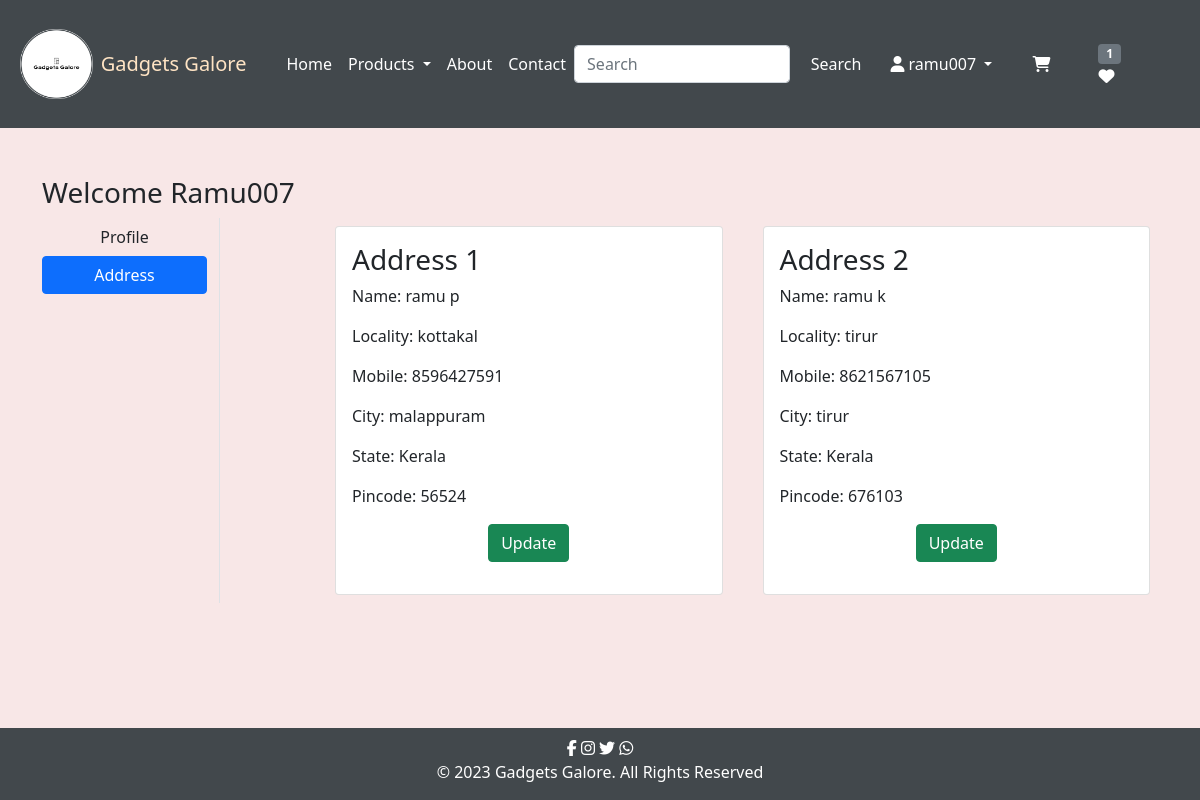
The page /address/ (signed in) on the database its author committed.
### app/models.py (models this page shows, shortened)
class Customer(models.Model):
    user = models.ForeignKey(User,on_delete=models.CASCADE)
    name = models.CharField(max_length=200)
    locality = models.CharField(max_length=200)
    city = models.CharField(max_length=50)
    mobile = models.IntegerField(default=0)
    state = models.CharField(choices=STATE_CHOICES,max_length=100)
    pincode = models.IntegerField()

### app/views.py (the view)
# urls.py: path('address/',views.address, name='address'),
@login_required
def address(request):
    addr = Customer.objects.filter(user=request.user)
    totalitem = 0
    wishitem = 0
    if request.user.is_authenticated:
         totalitem = len(Cart.objects.filter(user=request.user))
         wishitem = len(Wishlist.objects.filter(user=request.user))
    return render(request, 'app/address.html',locals())

### app/templates/app/address.html (shortened to what this page needs)
{% extends 'app/base.html' %}
{% load static %}
{% block main-content %}
<div class="container my-5">
    <div class="row">
        <h3>Welcome <span class="text-capitalize">{{request.user}}</span></h3>
        <div class="col-sm-2 border-end">
            <ul class="list-unstyled">
                <li class="d-grid"><a href="{% url 'profile' %}" class="btn ">Profile</a></li>
                <li class="d-grid"><a href="{% url 'address' %}" class="btn btn-primary">Address</a></li>
            </ul>
        </div>
        <div class="col-sm-9 offset-sm-1">
            <div class="row">
                {% for ad in addr %}
                <div class="col-sm-6">
                    <div class="card m-2">
                        <div class="card-body">
                            <h3>Address {{forloop.counter}}</h3>
                            <p>Name: {{ad.name}}</p>
                            <p>Locality: {{ad.locality}}</p>
                            <p>Mobile: {{ad.mobile}}</p>
                            <p>City: {{ad.city}}</p>
                            <p>State: {{ad.state}}</p>
                            <p>Pincode: {{ad.pincode}}</p>
                            <p class="text-center"><a href="{% url 'updateAddress' pk=ad.id %}" type="button" class="btn btn-success">Update</a></p>
                        </div>
                    </div>
                </div>
                {% endfor %}
            </div>
        </div>
    </div>
</div>
{% endblock main-content %}

### app/templates/app/base.html (shortened to what this page needs)
<!DOCTYPE html>
{% load static %}
<html lang="en">
<head>
    <link href="https://cdn.jsdelivr.net/npm/bootstrap@5.0.2/dist/css/bootstrap.min.css" rel="stylesheet">
    <link rel="stylesheet" href="{% static 'app/css/style_1.css' %}">
</head>
<body style="background-color: #F8E7E7;">
    <nav class="navbar navbar-expand-lg navbar-light px-2" style="background-color: #42484c">
        <div class="container-fluid">
          <div class="row col-lg-1 col-3 col-md-2">
            <img src="{% static 'app/images/logo/logo_1.png' %}" alt="Logo" width="100px" height="70px">
          </div>
          <a class="navbar-brand mx-2 " href="#" style="color: bisque;">Gadgets Galore</a>
          <div class="container-fluid p-4">
            <div class="collapse navbar-collapse" id="navbarSupportedContent">
              <ul class="navbar-nav me-auto mb-2 mb-lg-0">
                {% if request.user.is_authenticated %}
                <li class="nav-item">
                  <a class="nav-link active text-white" aria-current="page" href="/">Home</a>
                </li>
                <li class="nav-item dropdown">
                  <a class="nav-link dropdown-toggle text-white" href="#" id="navbarDropdown" role="button" data-bs-toggle="dropdown" aria-expanded="false">
                    Products
                  </a>
                </li>
                <li class="nav-item">
                  <a class="nav-link text-white" href="{% url 'about' %}" >About</a>
                </li>
                <li class="nav-item">
                  <a class="nav-link text-white" href="{% url 'contact' %}" >Contact</a>
                </li>
              </ul>
              <form class="d-flex" role="search" action="/search">
                <input class="form-control me-2" type="search" placeholder="Search" name="search" aria-label="Search">
                <button class="btn btn-outline-white" type="submit" style="color: white;">Search</button>
              </form>
              <li class="nav-item dropdown" style="list-style-type: none;">
                <a class="nav-link dropdown-toggle text-white" href="#" id="navbarDropdown" role="button" data-bs-toggle="dropdown" aria-expanded="false">
                  <i class="fa-solid fa-user"></i>
                 {{request.user}}
                </a>
              </li>
              <li class="nav-item mx-2" style="list-style-type: none;">
                  <a href="{% url 'showcart' %}" class="nav-link text-white"> <i class="fa-solid fa-cart-shopping"></i> </a>
              </li>
              <li class="nav-item mx-2" style="list-style-type: none;">
                <a href="{% url 'showwishlist' %}" class="nav-link text-white"><span class="badge bg-secondary">{% if wishitem > 0 %} {{wishitem}} {% endif %}</span>  <i class="fa fa-heart"></i></a>
             </li>
             {% endif %}
            </div>
          </div>
        </div>
    </nav>
    {% block main-content %}{% endblock main-content %}
    <footer class="fixed-bottom" style="background-color: #42484c" >
        <div class="container">
            <div class="text-center">
                  <div class="col-md-12 pt-2 text-center text-white">
                      <a href="https://www.facebook.com/" style="text-decoration: none;color:white;" ><i class="fa-brands fa-facebook-f"></i></a>
                      <a href="https://www.instagram.com/" style="text-decoration: none;color:white;" ><i class="fa-brands fa-instagram"></i></a>
                      <a href="https://twitter.com/" style="text-decoration: none;color:white;" ><i class="fa-brands fa-twitter"></i></a>
                      <a href="https://wa.me/00000" style="text-decoration: none;color:white;" ><i class="fa-brands fa-whatsapp"></i></a>
                  </div>
                  <div class="col-md-12 text-white ">
                    <p>© 2023 Gadgets Galore. All Rights Reserved</p>
                  </div>
            </div>
      </footer>
</body>
</html>

### rows shown on the page
Customer: name "ramu p", locality "kottakal", mobile "8596427591", city "malappuram", state "Kerala", pincode "56524"
Customer: name "ramu k", locality "tirur", mobile "8621567105", city "tirur", state "Kerala", pincode "676103"

### other values the page prints
{{ request.user }} "ramu007"
{{ wishitem }} "1"
{{ request.user }} "Ramu007"
